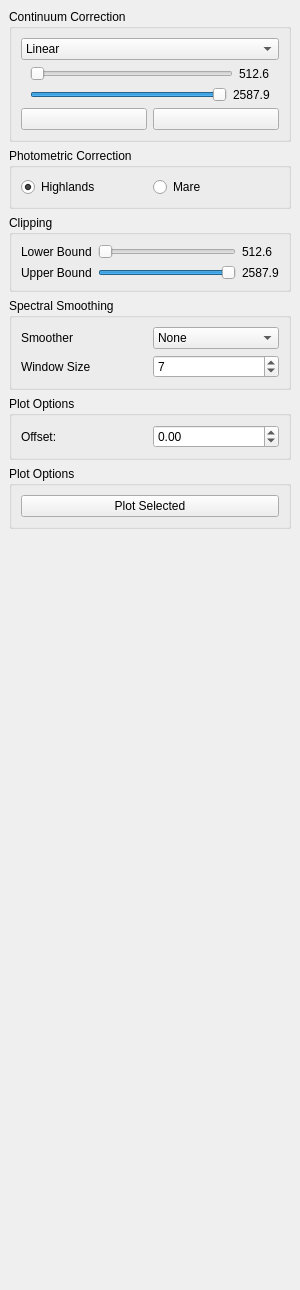
<?xml version="1.0" encoding="UTF-8"?>
<ui version="4.0">
 <class>SpectralProfilerDockWidgetBase</class>
 <widget class="QDockWidget" name="SpectralProfilerDockWidgetBase">
  <property name="windowModality">
   <enum>Qt::WindowModal</enum>
  </property>
  <property name="geometry">
   <rect>
    <x>0</x>
    <y>0</y>
    <width>300</width>
    <height>1290</height>
   </rect>
  </property>
  <property name="windowTitle">
   <string>Spectral Profiler</string>
  </property>
  <widget class="QWidget" name="dockWidgetContents">
   <property name="sizePolicy">
    <sizepolicy hsizetype="Maximum" vsizetype="Preferred">
     <horstretch>0</horstretch>
     <verstretch>0</verstretch>
    </sizepolicy>
   </property>
   <property name="maximumSize">
    <size>
     <width>300</width>
     <height>16777215</height>
    </size>
   </property>
   <layout class="QGridLayout" name="gridLayout">
    <property name="margin">
     <number>0</number>
    </property>
    <item row="0" column="0">
     <widget class="QWidget" name="widget" native="true">
      <layout class="QVBoxLayout" name="verticalLayout_3">
       <property name="margin">
        <number>0</number>
       </property>
       <item>
        <widget class="QWidget" name="widget_2" native="true">
         <property name="sizePolicy">
          <sizepolicy hsizetype="Maximum" vsizetype="Expanding">
           <horstretch>0</horstretch>
           <verstretch>0</verstretch>
          </sizepolicy>
         </property>
         <property name="maximumSize">
          <size>
           <width>300</width>
           <height>16777215</height>
          </size>
         </property>
         <layout class="QVBoxLayout" name="verticalLayout_2">
          <item>
           <widget class="QGroupBox" name="groupBox_6">
            <property name="sizePolicy">
             <sizepolicy hsizetype="Preferred" vsizetype="Preferred">
              <horstretch>0</horstretch>
              <verstretch>0</verstretch>
             </sizepolicy>
            </property>
            <property name="maximumSize">
             <size>
              <width>16777215</width>
              <height>16777215</height>
             </size>
            </property>
            <property name="title">
             <string>Continuum Correction</string>
            </property>
            <layout class="QGridLayout" name="gridLayout_7">
             <item row="2" column="0">
              <widget class="QPushButton" name="add_endpoint">
               <property name="toolTip">
                <string>Add Wavelength</string>
               </property>
               <property name="text">
                <string/>
               </property>
               <property name="icon">
                <iconset>
                 <normaloff>icons/add.png</normaloff>icons/add.png</iconset>
               </property>
              </widget>
             </item>
             <item row="2" column="1">
              <widget class="QPushButton" name="remove_endpoint">
               <property name="toolTip">
                <string>Remove Wavelength</string>
               </property>
               <property name="text">
                <string/>
               </property>
               <property name="icon">
                <iconset>
                 <normaloff>icons/remove.png</normaloff>icons/remove.png</iconset>
               </property>
              </widget>
             </item>
             <item row="0" column="0" colspan="2">
              <widget class="QComboBox" name="correction_method">
               <item>
                <property name="text">
                 <string>Linear</string>
                </property>
               </item>
               <item>
                <property name="text">
                 <string>Regression</string>
                </property>
               </item>
               <item>
                <property name="text">
                 <string>Polynomial</string>
                </property>
               </item>
               <item>
                <property name="text">
                 <string>None</string>
                </property>
               </item>
              </widget>
             </item>
             <item row="1" column="0" colspan="2">
              <widget class="QWidget" name="widget_6" native="true">
               <layout class="QVBoxLayout" name="cc_slider_vlb">
                <property name="topMargin">
                 <number>0</number>
                </property>
                <property name="bottomMargin">
                 <number>0</number>
                </property>
                <item>
                 <widget class="QWidget" name="widget_7" native="true">
                  <layout class="QHBoxLayout" name="horizontalLayout_3">
                   <property name="margin">
                    <number>0</number>
                   </property>
                   <item>
                    <widget class="QSlider" name="continuum_bottom">
                     <property name="maximum">
                      <number>268</number>
                     </property>
                     <property name="orientation">
                      <enum>Qt::Horizontal</enum>
                     </property>
                    </widget>
                   </item>
                   <item>
                    <widget class="QLabel" name="continuum_bottom_label">
                     <property name="text">
                      <string>512.6</string>
                     </property>
                    </widget>
                   </item>
                  </layout>
                 </widget>
                </item>
                <item>
                 <widget class="QWidget" name="widget_8" native="true">
                  <layout class="QHBoxLayout" name="horizontalLayout_4">
                   <property name="margin">
                    <number>0</number>
                   </property>
                   <item>
                    <widget class="QSlider" name="continuum_top">
                     <property name="maximum">
                      <number>268</number>
                     </property>
                     <property name="sliderPosition">
                      <number>268</number>
                     </property>
                     <property name="orientation">
                      <enum>Qt::Horizontal</enum>
                     </property>
                    </widget>
                   </item>
                   <item>
                    <widget class="QLabel" name="continuum_top_label">
                     <property name="text">
                      <string>2587.9</string>
                     </property>
                    </widget>
                   </item>
                  </layout>
                 </widget>
                </item>
               </layout>
              </widget>
             </item>
            </layout>
           </widget>
          </item>
          <item>
           <widget class="QGroupBox" name="correction_group">
            <property name="title">
             <string>Photometric Correction</string>
            </property>
            <layout class="QHBoxLayout" name="correction_vlb">
             <item>
              <widget class="QRadioButton" name="radioButton_2">
               <property name="text">
                <string>Highlands</string>
               </property>
               <property name="checked">
                <bool>true</bool>
               </property>
              </widget>
             </item>
             <item>
              <widget class="QRadioButton" name="radioButton">
               <property name="text">
                <string>Mare</string>
               </property>
              </widget>
             </item>
            </layout>
           </widget>
          </item>
          <item>
           <widget class="QGroupBox" name="groupBox_7">
            <property name="title">
             <string>Clipping</string>
            </property>
            <layout class="QGridLayout" name="gridLayout_8">
             <item row="1" column="1">
              <widget class="QSlider" name="clipping_upper">
               <property name="maximum">
                <number>268</number>
               </property>
               <property name="value">
                <number>268</number>
               </property>
               <property name="orientation">
                <enum>Qt::Horizontal</enum>
               </property>
              </widget>
             </item>
             <item row="1" column="0">
              <widget class="QLabel" name="label_10">
               <property name="text">
                <string>Upper Bound</string>
               </property>
              </widget>
             </item>
             <item row="0" column="1">
              <widget class="QSlider" name="clipping_lower">
               <property name="orientation">
                <enum>Qt::Horizontal</enum>
               </property>
              </widget>
             </item>
             <item row="0" column="2">
              <widget class="QLabel" name="clipping_lower_label">
               <property name="text">
                <string>512.6</string>
               </property>
              </widget>
             </item>
             <item row="0" column="0">
              <widget class="QLabel" name="label_11">
               <property name="text">
                <string>Lower Bound</string>
               </property>
              </widget>
             </item>
             <item row="1" column="2">
              <widget class="QLabel" name="clipping_upper_label">
               <property name="text">
                <string>2587.9</string>
               </property>
              </widget>
             </item>
            </layout>
           </widget>
          </item>
          <item>
           <widget class="QGroupBox" name="groupBox_8">
            <property name="title">
             <string>Spectral Smoothing</string>
            </property>
            <layout class="QGridLayout" name="gridLayout_9">
             <item row="0" column="1">
              <widget class="QComboBox" name="smoothing_method">
               <item>
                <property name="text">
                 <string>None</string>
                </property>
               </item>
               <item>
                <property name="text">
                 <string>Box Filter</string>
                </property>
               </item>
               <item>
                <property name="text">
                 <string>Gaussian</string>
                </property>
               </item>
              </widget>
             </item>
             <item row="0" column="0">
              <widget class="QLabel" name="label_12">
               <property name="text">
                <string>Smoother</string>
               </property>
              </widget>
             </item>
             <item row="2" column="0">
              <widget class="QLabel" name="label_13">
               <property name="text">
                <string>Window Size</string>
               </property>
              </widget>
             </item>
             <item row="2" column="1">
              <widget class="QSpinBox" name="smoothing_window_size">
               <property name="minimum">
                <number>1</number>
               </property>
               <property name="singleStep">
                <number>2</number>
               </property>
               <property name="value">
                <number>7</number>
               </property>
              </widget>
             </item>
            </layout>
           </widget>
          </item>
          <item>
           <widget class="QGroupBox" name="groupBox_9">
            <property name="title">
             <string>Plot Options</string>
            </property>
            <layout class="QGridLayout" name="gridLayout_10">
             <item row="0" column="0">
              <widget class="QLabel" name="label_14">
               <property name="text">
                <string>Offset: </string>
               </property>
              </widget>
             </item>
             <item row="0" column="1">
              <widget class="QDoubleSpinBox" name="offset">
               <property name="minimum">
                <double>-99.989999999999995</double>
               </property>
              </widget>
             </item>
            </layout>
           </widget>
          </item>
          <item>
           <widget class="QGroupBox" name="groupBox_10">
            <property name="title">
             <string>Plot Options</string>
            </property>
            <layout class="QGridLayout" name="gridLayout_11">
             <item row="0" column="0">
              <widget class="QPushButton" name="plot_selected">
               <property name="text">
                <string>Plot Selected</string>
               </property>
              </widget>
             </item>
            </layout>
           </widget>
          </item>
          <item>
           <spacer name="verticalSpacer_2">
            <property name="orientation">
             <enum>Qt::Vertical</enum>
            </property>
            <property name="sizeHint" stdset="0">
             <size>
              <width>20</width>
              <height>40</height>
             </size>
            </property>
           </spacer>
          </item>
         </layout>
        </widget>
       </item>
      </layout>
     </widget>
    </item>
   </layout>
  </widget>
 </widget>
 <resources/>
 <connections/>
</ui>
